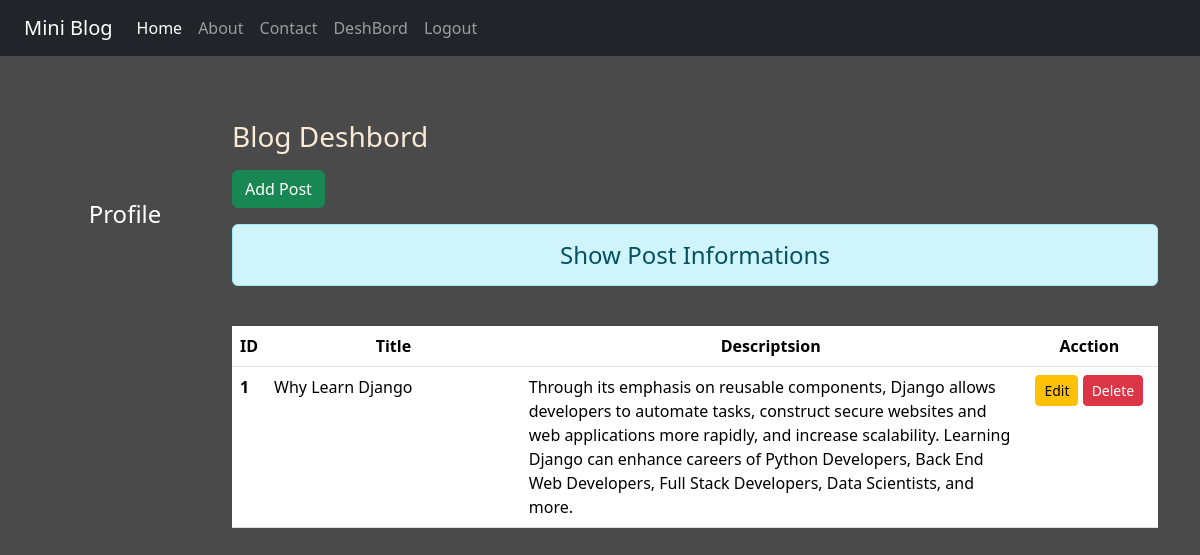
Page /deshbord/ (signed in) on the earlier database version.
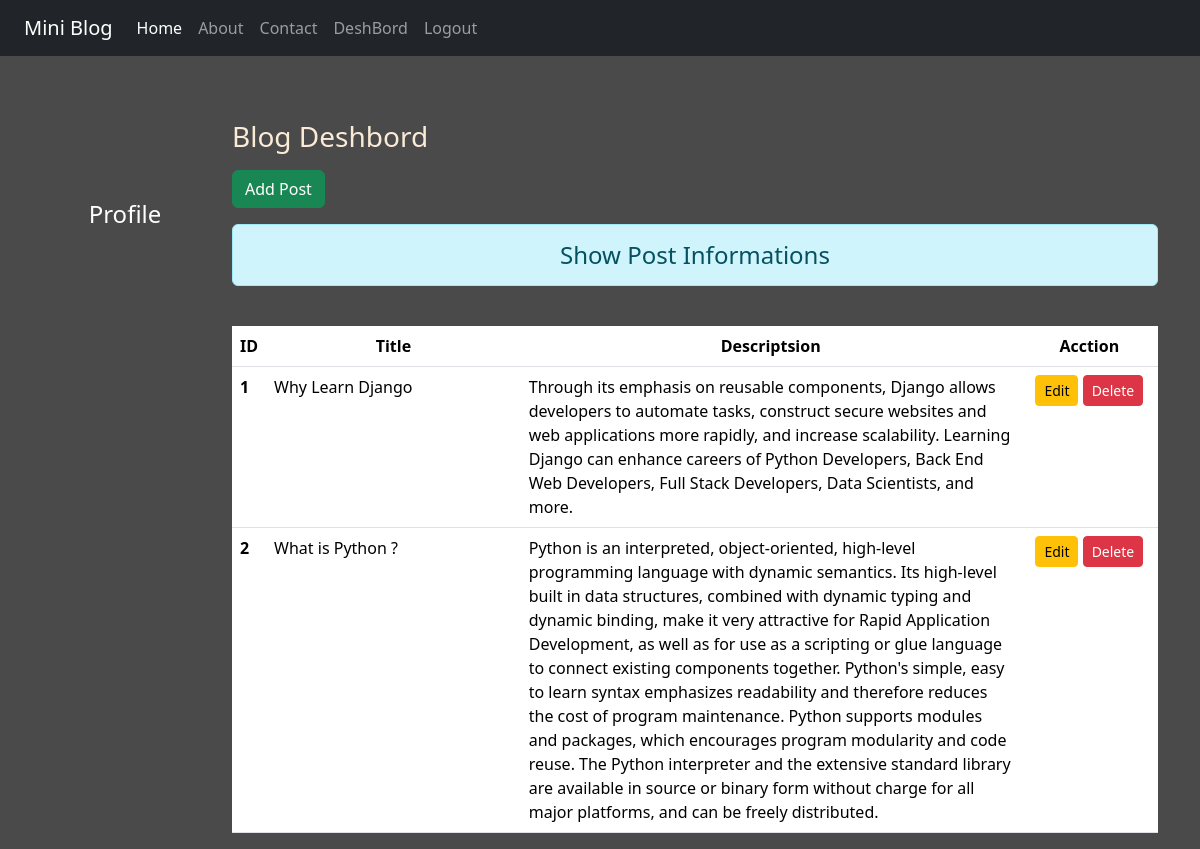
Same page on the later database version.
### blogapp/models.py (models this page shows)
class Post(models.Model):
    title = models.CharField(max_length=200)
    description = models.TextField()

### blogapp/views.py (the view)
# urls.py: path('deshbord/', views.deshbord, name='deshbord'),
def deshbord(request):
    if request.user.is_authenticated:
        posts = Post.objects.all()
        user = request.user
        full_name = user.get_full_name()
        gps = user.groups.all()
        return render(request, 'blogapp/deshbord.html',{'posts':posts,'name':full_name,'group':gps})
    else:
        return HttpResponseRedirect('/login/')

### blogapp/templates/blogapp/deshbord.html (shortened to what this page needs)
{% extends "blogapp/base.html" %}
{% load static %}
        {% block side %}
        <div class="col-sm-2 text-white my-5 text-center ">
            <h4 class= 'my-5'>Profile</h4>
        </div>
        {% endblock side %}
{% block content %}
<div class="col-sm-10">
    <h3 class="my-3">Blog Deshbord</h3>
    <a href="{% url 'addpost' %}" class="btn btn-success">Add Post</a>
    <h4 class="text-center alert alert-info mt-3">Show Post Informations</h4>
    {% if posts %}
    <table class="table">
        <thead>
          <tr class="text-center">
            <th scope="col" style="width: 2%">ID</th>
            <th scope="col" style="width: 28%">Title</th>
            <th scope="col" style="width: 55%">Descriptsion</th>
            <th scope="col" style="width: 15%">Acction</th>
          </tr>
        </thead>
        <tbody>
            {% for post in posts %}
            <tr>
                <th scope="row">{{post.id}}</th>
                <td>{{post.title}}</td>
                <td>{{post.description}}</td>
                <td class= 'text-center'>
                    <a href="{% url 'editpost' post.id %}" class= 'btn btn-warning btn-sm'>Edit</a>
                    {% if perms.blogapp.delete_post %}
                    <form action="{% url 'deletepost' post.id %}" class='d-inline' method="post">
                        <input type="submit" class= 'btn btn-danger btn-sm' value="Delete">
                    </form>
                    {% endif %}
                </td>
            </tr>
            {% endfor %} <br>
        </tbody>
    </table>
    {% else %}
    <h3 class= 'alert alert-danger text-center'>Empty Post</h3>
    {% endif %}
</div>
{% endblock content %}

Differences in the rows shown:
added Post: id "2", title "What is Python ?", description "Python is an interpreted, object-oriented, high-level programming language with dynamic semantics. Its high-level built in data structures, combined with dynamic typing and dynamic binding, make it very attractive for Rapid Application Development, as well as for use as a scripting or glue language to connect existing components together. Python's simple, easy to learn syntax emphasizes readability and therefore reduces the cost of program maintenance. Python supports modules and packages, which encourages program modularity and code reuse. The Python interpreter and the extensive standard library are available in source or binary form without charge for all major platforms, and can be…"
